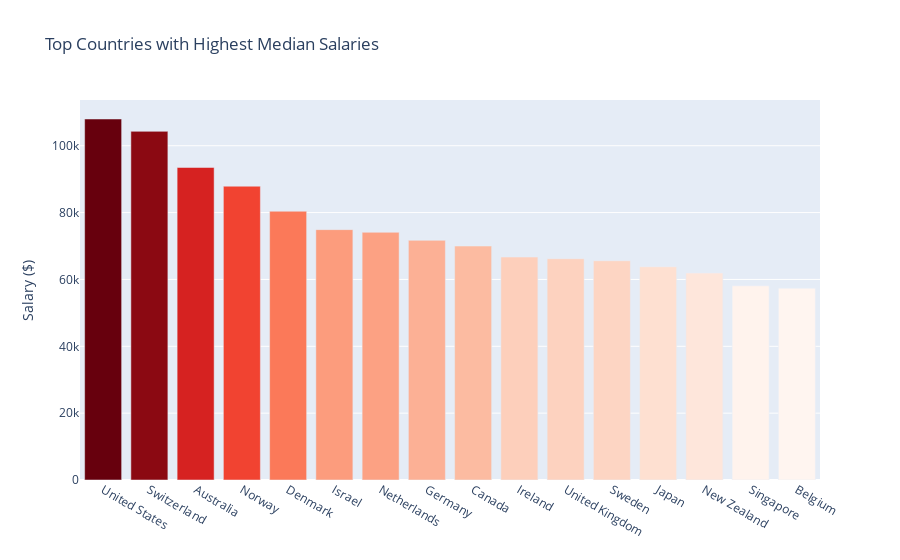

Notebook code cell kept with this figure:
### Markdown cell above
**The most wondering part of the survey is probably salaries. I think that there is no surprise in the ranking. However, before accepting a job offer,  I would recommend you to check [purchasing power parities](http://data.oecd.org/conversion/purchasing-power-parities-ppp.htm).** 

**Note: Although I calculate median salary that is more robust to outliers I dropped rate-adjusted monthly salaries less than 100 dollars more than 500.000 dollars for the following parts.**

### Code cell
# Subsetting the dataset for salary related column.
mulchrep['CompensationAmount'] = mulchrep['CompensationAmount'].str.replace(',','')
mulchrep['CompensationAmount'] = mulchrep['CompensationAmount'].str.replace('-','')

salary = mulchrep[['CompensationAmount', 'CompensationCurrency', 'Country', 'JobSatisfaction', 
                    'CurrentJobTitleSelect', 'Age', 'GenderSelect']].dropna()

# Loading conversion rate table and merge it with the salary dataframe
crates = pd.read_csv('conversionRates.csv')
crates.drop('Unnamed: 0', axis=1, inplace=True)
salary = salary.merge(crates, left_on='CompensationCurrency', right_on='originCountry', how='left')
salary['Salary'] = pd.to_numeric(salary['CompensationAmount']) * salary['exchangeRate']

# Filtering salary above 100 dollars and below 500,000 dollars for US and non-US country 
us_salary = salary[(salary['Salary'] > 100) & (salary['Salary'] < 500000) & 
                   (salary['Country'] == 'United States')] 
non_us_salary = salary[(salary['Salary'] > 100) & (salary['Salary'] < 500000) & 
                   (~(salary['Country'] == 'United States'))] 
sal_coun = salary.groupby('Country')['Salary'].median().round(-2).sort_values(ascending=False)[:16].\
    to_frame()

# Creating a bar plot to show the distribution of salary across countries.
trace = go.Bar(
    x=sal_coun.index,
    y=sal_coun.Salary,
    marker=dict(
        color=sal_coun.Salary,
        colorscale='Reds'
    )
)

data = [trace]
layout = go.Layout(
    title = 'Top Countries with Highest Median Salaries',
    yaxis = dict(title='Salary ($)')
)

fig = go.Figure(data=data, layout=layout)
po.iplot(fig)

### Figure 1 — Plotly figure (JSON) as saved in the notebook; plotly's stock layout.template omitted (floating-point values rounded to 4 significant figures)
{"data": [{"marker": {"color": [108000, 104300, 93500, 87900, 80400, 74900, 74100, 71700, 70000, 66700, 66200, 65600, 63800, 61900, 58100, 57400], "colorscale": [[0, "rgb(255,245,240)"], [0.125, "rgb(254,224,210)"], [0.25, "rgb(252,187,161)"], [0.375, "rgb(252,146,114)"], [0.5, "rgb(251,106,74)"], [0.625, "rgb(239,59,44)"], [0.75, "rgb(203,24,29)"], [0.875, "rgb(165,15,21)"], [1, "rgb(103,0,13)"]]}, "type": "bar", "x": ["United States", "Switzerland", "Australia", "Norway", "Denmark", "Israel", "Netherlands", "Germany", "Canada", "Ireland", "United Kingdom", "Sweden", "Japan", "New Zealand", "Singapore", "Belgium"], "y": [108000, 104300, 93500, 87900, 80400, 74900, 74100, 71700, 70000, 66700, 66200, 65600, 63800, 61900, 58100, 57400]}], "layout": {"title": {"text": "Top Countries with Highest Median Salaries"}, "yaxis": {"title": {"text": "Salary ($)"}}}}
